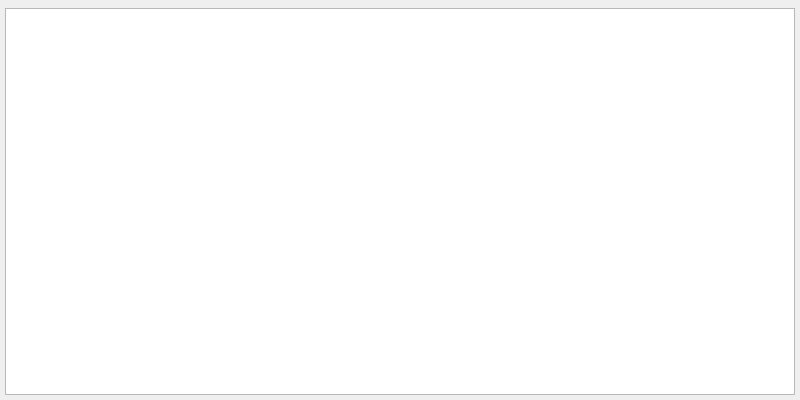
<?xml version="1.0" encoding="UTF-8"?>
<ui version="4.0">
 <class>DialogShowTableFieldCheck</class>
 <widget class="QDialog" name="DialogShowTableFieldCheck">
  <property name="windowModality">
   <enum>Qt::NonModal</enum>
  </property>
  <property name="geometry">
   <rect>
    <x>0</x>
    <y>0</y>
    <width>800</width>
    <height>400</height>
   </rect>
  </property>
  <property name="minimumSize">
   <size>
    <width>600</width>
    <height>400</height>
   </size>
  </property>
  <property name="font">
   <font>
    <family>Microsoft YaHei</family>
   </font>
  </property>
  <property name="windowTitle">
   <string>字段合法分析</string>
  </property>
  <property name="windowIcon">
   <iconset resource="../res.qrc">
    <normaloff>:/res/icon.ico</normaloff>:/res/icon.ico</iconset>
  </property>
  <layout class="QGridLayout" name="gridLayout_2">
   <property name="leftMargin">
    <number>5</number>
   </property>
   <property name="topMargin">
    <number>5</number>
   </property>
   <property name="rightMargin">
    <number>5</number>
   </property>
   <property name="bottomMargin">
    <number>5</number>
   </property>
   <property name="spacing">
    <number>3</number>
   </property>
   <item row="1" column="0">
    <widget class="QTableWidget" name="tableWidget"/>
   </item>
   <item row="0" column="0">
    <widget class="QWidget" name="gridWidget" native="true">
     <layout class="QGridLayout" name="gridLayout_3">
      <property name="leftMargin">
       <number>0</number>
      </property>
      <property name="topMargin">
       <number>0</number>
      </property>
      <property name="rightMargin">
       <number>0</number>
      </property>
      <property name="bottomMargin">
       <number>0</number>
      </property>
      <property name="horizontalSpacing">
       <number>2</number>
      </property>
      <property name="verticalSpacing">
       <number>0</number>
      </property>
     </layout>
    </widget>
   </item>
  </layout>
 </widget>
 <resources>
  <include location="../res.qrc"/>
 </resources>
 <connections/>
</ui>
